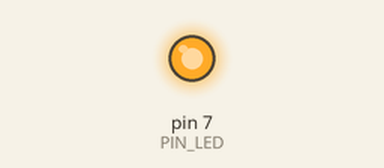
This sketch was run on a simulated Arduino Uno, built with avr-gcc and run on an emulated ATmega328P. Shown: output pins drawn as LEDs (lit = HIGH). At 4.0 s the program stops and its outputs stay as they are.

Above: at 0.1 s.
At 1.1 s:
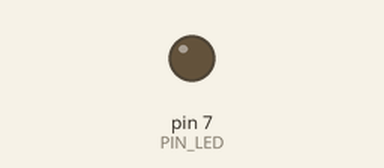
Timing chart, 0 to 5.5 s (numbered marks = the images above):
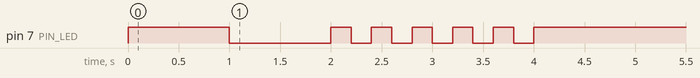

Measured:
- by itself, pin 7 (PIN_LED): goes HIGH 1.0 s, LOW 1.0 s, 5 × (HIGH 0.20 s, LOW 0.20 s), then HIGH

The sketch:

05_practice_2.ino.ino
```cpp
#define PIN_LED 7

void setup() {
  pinMode(PIN_LED,OUTPUT);
}

void loop() {

  digitalWrite(PIN_LED,HIGH);   //
  delay(1000);      // 1초 대기
  digitalWrite(PIN_LED,LOW);
  delay(1000);

  for (int i = 0; i <=4; i++) {

   digitalWrite(PIN_LED, HIGH);
   delay(200);
   digitalWrite(PIN_LED, LOW);
   delay(200);
     }
  while (1) {
    digitalWrite(PIN_LED,1);

  }


    }
```
